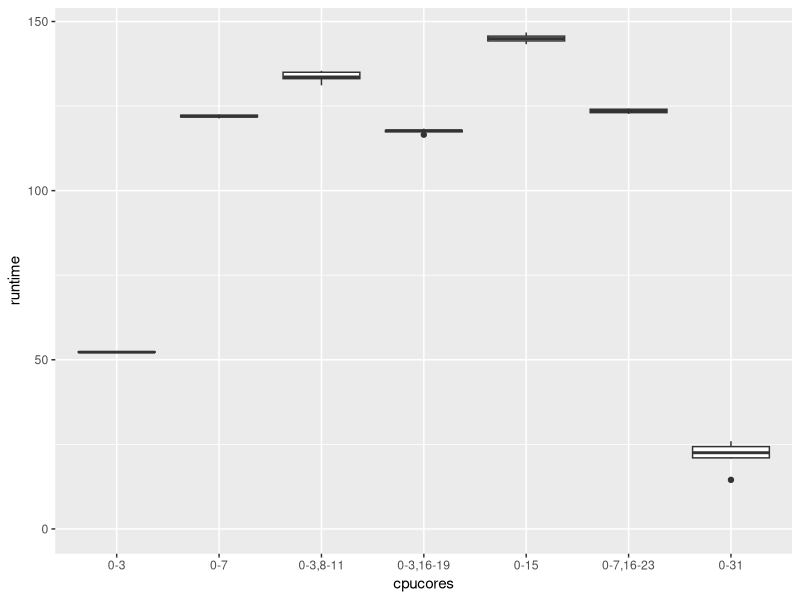
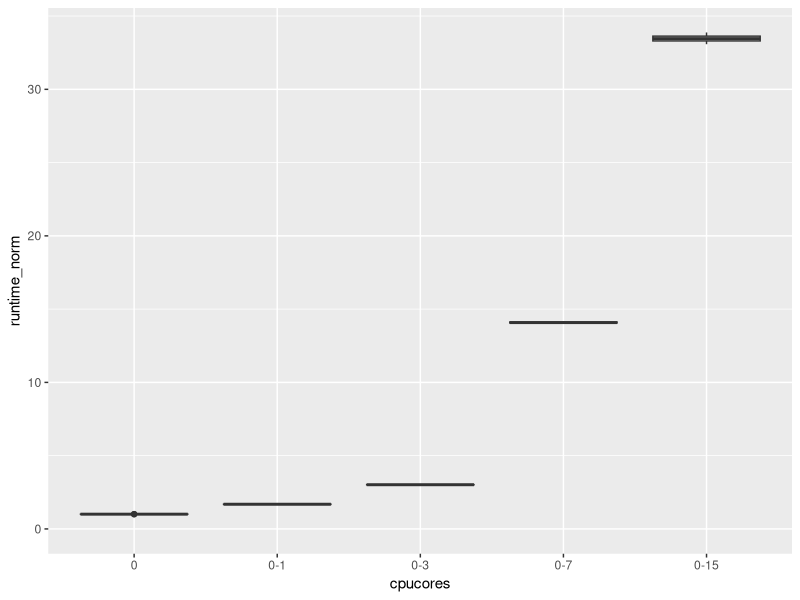

Generate these figures, in order, with R:
## ---- chunk 1

library(tidyverse)

d <- read_delim("res-r3-xgboost.csv", delim=":", 
        col_names = c("instance","tool","cpucores","runtime")) 

cpucores_order <- unique(d$cpucores)

d %>% mutate(cpucores=factor(cpucores, levels=cpucores_order)) %>% 
  filter(!cpucores %in% c("0","0-1")) %>% 
  ggplot() + geom_boxplot(aes(x = cpucores, y = runtime)) + ylim(c(0,NA))

d %>% mutate(cpucores=factor(cpucores, levels=cpucores_order)) %>% 
  filter(cpucores %in% c("0","0-1","0-3","0-7","0-15")) %>% 
  mutate(ncores = as.numeric(gsub(".*-","",cpucores))+1) %>% 
  mutate(runtime_norm = runtime*ncores/min(runtime*ncores)) %>% 
  ggplot() + geom_boxplot(aes(x = cpucores, y = runtime_norm)) + ylim(c(0,NA))


